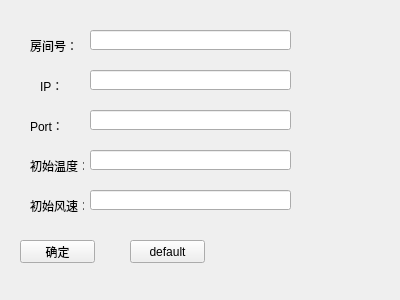
<?xml version="1.0" encoding="UTF-8"?>
<ui version="4.0">
 <class>setting</class>
 <widget class="QWidget" name="setting">
  <property name="geometry">
   <rect>
    <x>0</x>
    <y>0</y>
    <width>400</width>
    <height>300</height>
   </rect>
  </property>
  <property name="windowTitle">
   <string>Form</string>
  </property>
  <widget class="QLabel" name="label">
   <property name="geometry">
    <rect>
     <x>30</x>
     <y>40</y>
     <width>54</width>
     <height>12</height>
    </rect>
   </property>
   <property name="text">
    <string>房间号：</string>
   </property>
  </widget>
  <widget class="QLabel" name="label_2">
   <property name="geometry">
    <rect>
     <x>40</x>
     <y>80</y>
     <width>54</width>
     <height>12</height>
    </rect>
   </property>
   <property name="text">
    <string>IP：</string>
   </property>
  </widget>
  <widget class="QLabel" name="label_3">
   <property name="geometry">
    <rect>
     <x>30</x>
     <y>120</y>
     <width>54</width>
     <height>12</height>
    </rect>
   </property>
   <property name="text">
    <string>Port：</string>
   </property>
  </widget>
  <widget class="QLabel" name="label_4">
   <property name="geometry">
    <rect>
     <x>30</x>
     <y>160</y>
     <width>54</width>
     <height>12</height>
    </rect>
   </property>
   <property name="text">
    <string>初始温度：</string>
   </property>
  </widget>
  <widget class="QLabel" name="label_5">
   <property name="geometry">
    <rect>
     <x>30</x>
     <y>200</y>
     <width>54</width>
     <height>12</height>
    </rect>
   </property>
   <property name="text">
    <string>初始风速：</string>
   </property>
  </widget>
  <widget class="QLineEdit" name="roomNum">
   <property name="geometry">
    <rect>
     <x>90</x>
     <y>30</y>
     <width>201</width>
     <height>20</height>
    </rect>
   </property>
  </widget>
  <widget class="QLineEdit" name="IP">
   <property name="geometry">
    <rect>
     <x>90</x>
     <y>70</y>
     <width>201</width>
     <height>20</height>
    </rect>
   </property>
  </widget>
  <widget class="QLineEdit" name="Port">
   <property name="geometry">
    <rect>
     <x>90</x>
     <y>110</y>
     <width>201</width>
     <height>20</height>
    </rect>
   </property>
  </widget>
  <widget class="QLineEdit" name="defTmp">
   <property name="geometry">
    <rect>
     <x>90</x>
     <y>150</y>
     <width>201</width>
     <height>20</height>
    </rect>
   </property>
  </widget>
  <widget class="QLineEdit" name="defWindspeed">
   <property name="geometry">
    <rect>
     <x>90</x>
     <y>190</y>
     <width>201</width>
     <height>20</height>
    </rect>
   </property>
  </widget>
  <widget class="QPushButton" name="setdone">
   <property name="geometry">
    <rect>
     <x>20</x>
     <y>240</y>
     <width>75</width>
     <height>23</height>
    </rect>
   </property>
   <property name="text">
    <string>确定</string>
   </property>
  </widget>
  <widget class="QWidget" name="gridLayoutWidget">
   <property name="geometry">
    <rect>
     <x>20</x>
     <y>20</y>
     <width>291</width>
     <height>201</height>
    </rect>
   </property>
   <layout class="QGridLayout" name="gridLayout"/>
  </widget>
  <widget class="QPushButton" name="default_2">
   <property name="geometry">
    <rect>
     <x>130</x>
     <y>240</y>
     <width>75</width>
     <height>23</height>
    </rect>
   </property>
   <property name="text">
    <string>default</string>
   </property>
  </widget>
 </widget>
 <resources/>
 <connections/>
</ui>
